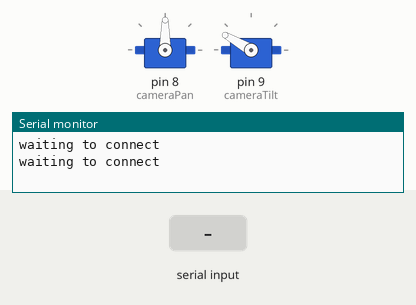
Bench run of a sketch on a simulated Arduino Uno, built with avr-gcc and run on an emulated ATmega328P. On the bench: 2 × servo, the last lines printed to the serial monitor. Inputs (shaded band) come from the test bench.

Above: at 1.0 s.
1.1 s: "90,45\n" received over Serial
At 1.97 s:
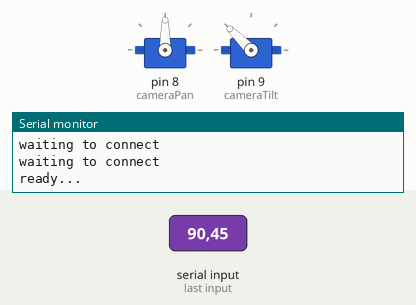
At 7.4 s:
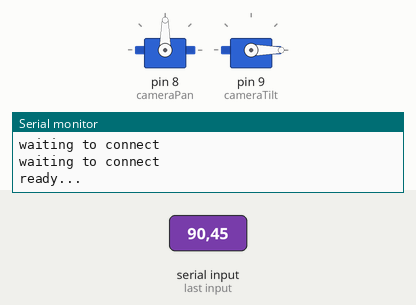
Timing chart, 0 to 8.9 s (numbered marks = the images above; inputs shaded):
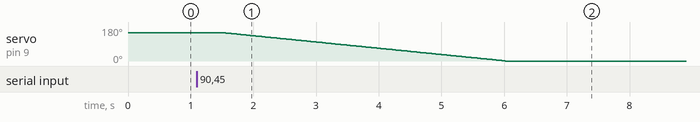

Measured:
- after the input at 1.1 s, servo on pin 9 (cameraTilt): moves from 150° to 0° over 4.5 s, starting after 0.43 s

The sketch:

gimbalControl.ino
```cpp
#include <Servo.h>

Servo cameraPan, cameraTilt;
int pan = 90, tilt = 150;
int x = 0, y = 0;

void setup() {
  Serial.begin(115200);
  Serial.setTimeout(10);
  cameraPan.attach(8);
  cameraTilt.attach(9);
  cameraPan.write(90);
  cameraTilt.write(150);
  while(!Serial.available()){
    Serial.println("waiting to connect");
    delay(500);
  }
  Serial.flush();
  Serial.println("ready...");
}

void loop() {
  processLine();
  output_motor();
}

void processLine(){
  if(Serial.available()){
    String line = Serial.readStringUntil('/n');
    x = line.substring(0, line.indexOf('b')).toInt();
    y = line.substring(line.indexOf('b')+1, line.length()).toInt();
  }
  /*Serial.print("pan= ");
  Serial.print(pan);
  Serial.print(" tilt= ");
  Serial.println(tilt);*/
}

void output_motor(){
  if(y > 30){
    tilt--;
  } else if(y < -30){
    tilt++;
  }
  cameraPan.write(pan);
  delay(15);
  cameraTilt.write(tilt);
  delay(15);
}
```
